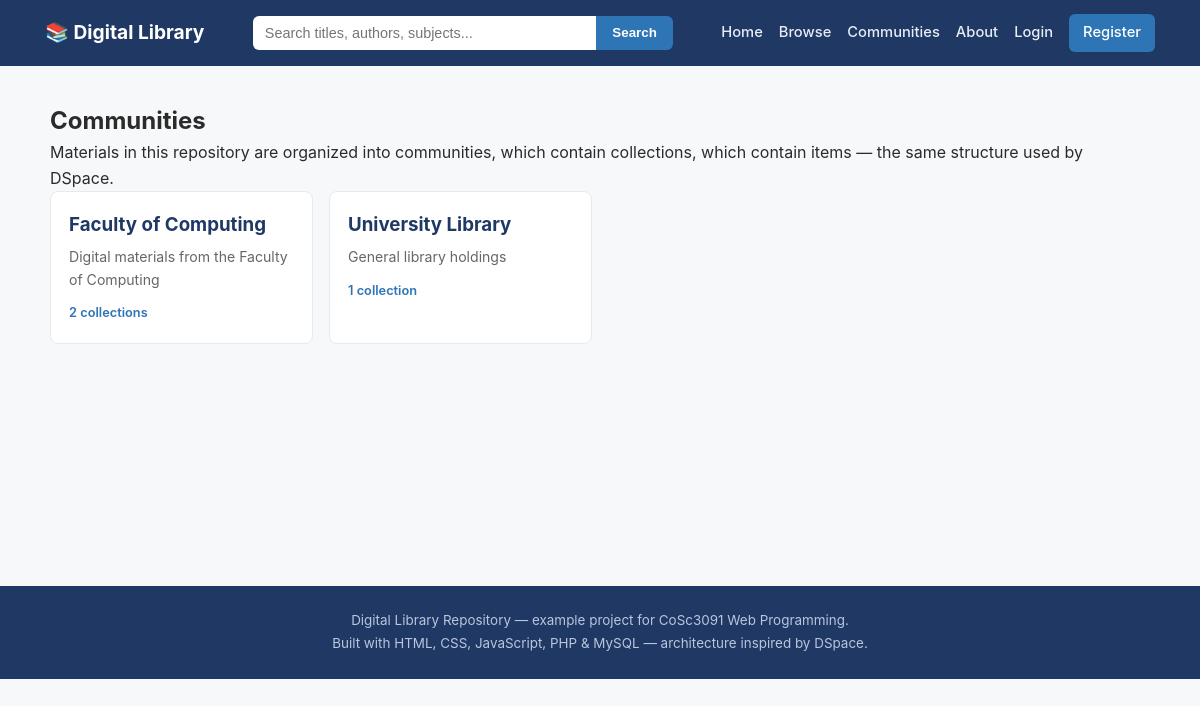
The app's page /communities.php with its own data.
### tables this page shows
CREATE TABLE IF NOT EXISTS communities (
  id INT AUTO_INCREMENT PRIMARY KEY,
  parent_id INT DEFAULT NULL,
  name VARCHAR(200) NOT NULL,
  description TEXT,
  created_at TIMESTAMP DEFAULT CURRENT_TIMESTAMP,
  FOREIGN KEY (parent_id) REFERENCES communities(id) ON DELETE CASCADE,
  INDEX idx_parent (parent_id)
);

### includes/functions.php (called while the page is built, shortened)
<?php
function excerpt($text, $length = 200) {
    $text = trim(strip_tags($text ?? ''));
    $len = function_exists('mb_strlen') ? mb_strlen($text) : strlen($text);
    if ($len <= $length) return $text;
    return (function_exists('mb_substr') ? mb_substr($text, 0, $length) : substr($text, 0, $length)) . '...';
}

### communities.php (the view, shortened to what this page needs)
<?php
require_once 'includes/db_connect.php';
require_once 'includes/functions.php';
$communities = $conn->query("SELECT c.id, c.name, c.description, c.parent_id,
                                     (SELECT COUNT(*) FROM collections col WHERE col.community_id = c.id) AS collection_count
                              FROM communities c
                              ORDER BY c.parent_id IS NOT NULL, c.name");
require_once 'includes/header.php';
?>
<section class="page-section wide">
  <h1>Communities</h1>
  <p>Materials in this repository are organized into communities, which contain collections, which contain items &mdash; the same structure used by DSpace.</p>
  <div class="community-list">
    <?php while ($c = $communities->fetch_assoc()): ?>
      <a href="community.php?id=<?php echo $c['id']; ?>" class="community-card">
        <h3><?php echo $c['parent_id'] ? '&#8627; ' : ''; ?><?php echo htmlspecialchars($c['name']); ?></h3>
        <p><?php echo htmlspecialchars(excerpt($c['description'], 140)); ?></p>
        <span class="community-count"><?php echo $c['collection_count']; ?> collection<?php echo $c['collection_count'] == 1 ? '' : 's'; ?></span>
      </a>
    <?php endwhile; ?>
  </div>
</section>
<?php require_once 'includes/footer.php'; ?>

### css/style.css (style rules this page uses)
* { box-sizing: border-box; margin: 0; padding: 0; }
body { font-family: -apple-system, BlinkMacSystemFont, "Segoe UI", Roboto, Helvetica, Arial, sans-serif; color: #2b2b2b; background: #f7f8fa; line-height: 1.6; }
a { color: #2e75b6; text-decoration: none; }
.page-section { max-width: 900px; margin: 0 auto; }
.page-section.wide { max-width: 1100px; }
.community-list { display: grid; grid-template-columns: repeat(auto-fill, minmax(240px, 1fr)); gap: 16px; margin-bottom: 24px; }
.community-card { background: #fff; border: 1px solid #e5e9f0; border-radius: 8px; padding: 18px; color: inherit; display: block; }
.community-card h3 { color: #1f3864; margin-bottom: 6px; }
.community-card p { font-size: 0.88rem; color: #666; margin-bottom: 8px; }
.community-count { font-size: 0.8rem; color: #2e75b6; font-weight: 600; }

### records on screen
communities: name "Faculty of Computing", description "Digital materials from the Faculty of Computing", collection_count "2"
communities: name "University Library", description "General library holdings", collection_count "1"
